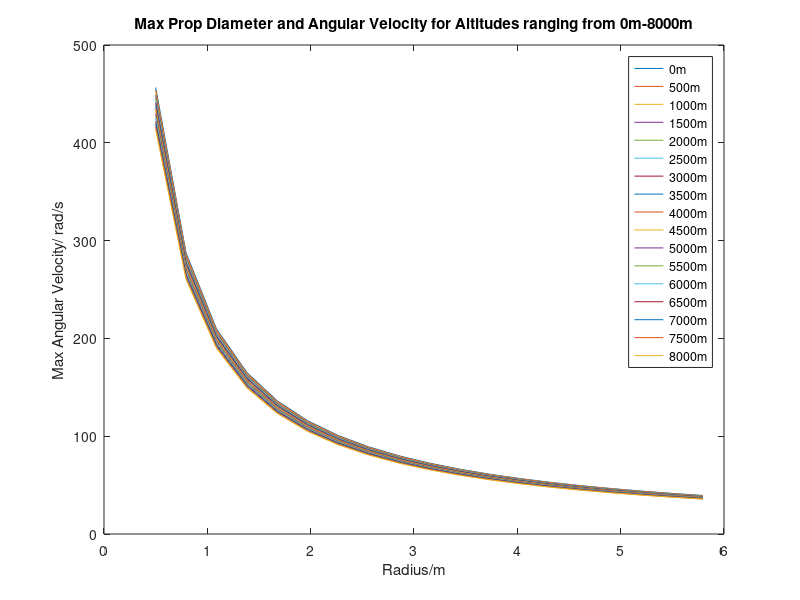
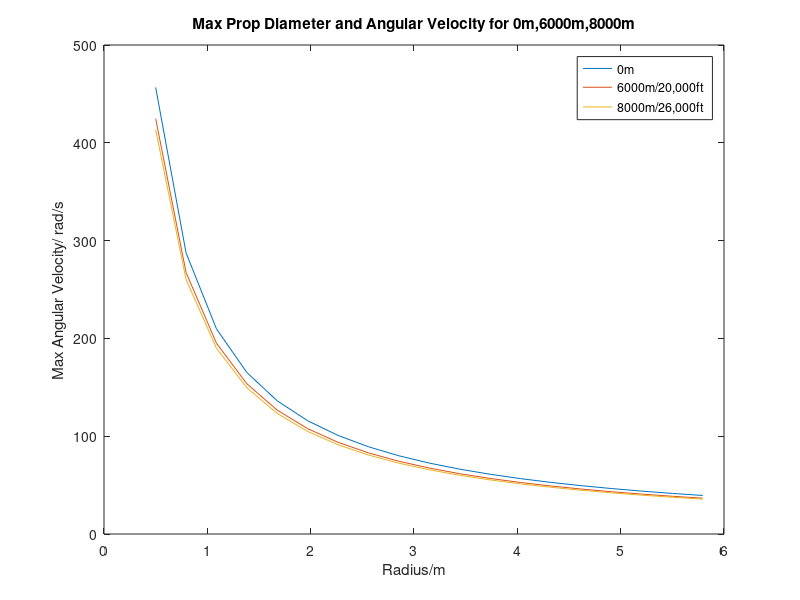
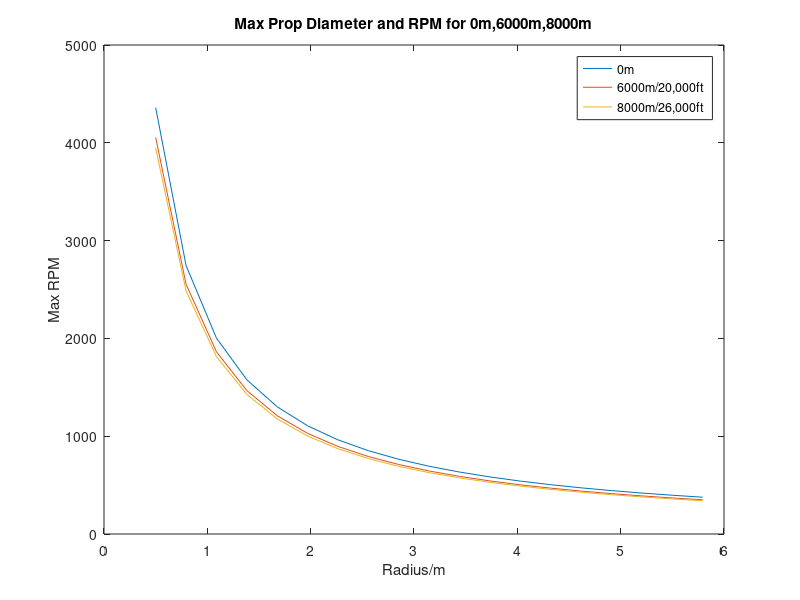

Write MATLAB code to recreate these figures, in order.

Altitude = [0:500:8000];
a = [340.3,338.4,336.4,334.5,332.5,330.6,328.6,326.6,324.6,322.6,320.5,318.5,316.5,314.4,312.3,310.2,308.1];
%Data taken from steam table

Radius = [1:0.2941*2:12]*0.5;

V0 = 0.6.*a;%Cruising at 0.6M


Vtip = sqrt((0.9*a).^2 - V0.^2);%Max speed to ensure tip stays within 0.9 Mach

AngV1 = Vtip(1)./Radius;
AngV2 = Vtip(2)./Radius;
AngV3 = Vtip(3)./Radius;
AngV4 = Vtip(4)./Radius;
AngV5 = Vtip(5)./Radius;
AngV6 = Vtip(6)./Radius;
AngV7 = Vtip(7)./Radius;
AngV8 = Vtip(8)./Radius;
AngV9 = Vtip(9)./Radius;
AngV10 = Vtip(10)./Radius;
AngV11 = Vtip(11)./Radius;
AngV12 = Vtip(12)./Radius;
AngV13 = Vtip(13)./Radius;
AngV14 = Vtip(14)./Radius;
AngV15 = Vtip(15)./Radius;
AngV16 = Vtip(16)./Radius;
AngV17 = Vtip(17)./Radius;

figure (1)
plot(Radius,AngV1)
hold on
plot(Radius,AngV2)
hold on
plot(Radius,AngV3)
hold on
plot(Radius,AngV4)
hold on
plot(Radius,AngV5)
hold on
plot(Radius,AngV6)
hold on
plot(Radius,AngV7)
hold on
plot(Radius,AngV8)
hold on
plot(Radius,AngV9)
hold on
plot(Radius,AngV10)
hold on
plot(Radius,AngV11)
hold on
plot(Radius,AngV12)
hold on
plot(Radius,AngV13)
hold on
plot(Radius,AngV14)
hold on
plot(Radius,AngV15)
hold on
plot(Radius,AngV16)
hold on
plot(Radius,AngV17)


xlabel('Radius/m')
ylabel('Max Angular Velocity/ rad/s')
legend('0m','500m','1000m','1500m','2000m','2500m','3000m','3500m','4000m','4500m','5000m','5500m','6000m','6500m','7000m','7500m','8000m')
title('Max Prop Diameter and Angular Velocity for Altitudes ranging from 0m-8000m')

figure (2)
plot(Radius,AngV1)
hold on
plot(Radius,AngV13)
hold on
plot(Radius,AngV17)
xlabel('Radius/m')
ylabel('Max Angular Velocity/ rad/s')
legend('0m','6000m/20,000ft','8000m/26,000ft')
title('Max Prop Diameter and Angular Velocity for 0m,6000m,8000m')

figure (3)
rpm1 = 60*AngV1./(2*pi);
rpm13 = 60*AngV13./(2*pi);
rpm17 = 60*AngV17./(2*pi);

plot(Radius,rpm1)
hold on
plot(Radius,rpm13)
hold on
plot(Radius,rpm17)

xlabel('Radius/m')
ylabel('Max RPM')
legend('0m','6000m/20,000ft','8000m/26,000ft')
title('Max Prop Diameter and RPM for 0m,6000m,8000m')

%%
%Power Calculation Engine?

Thrust = 122.8*(10^3);
PropEff = 0.8;
V = 128;

PShaft = (Thrust*V*(1/3))/PropEff



